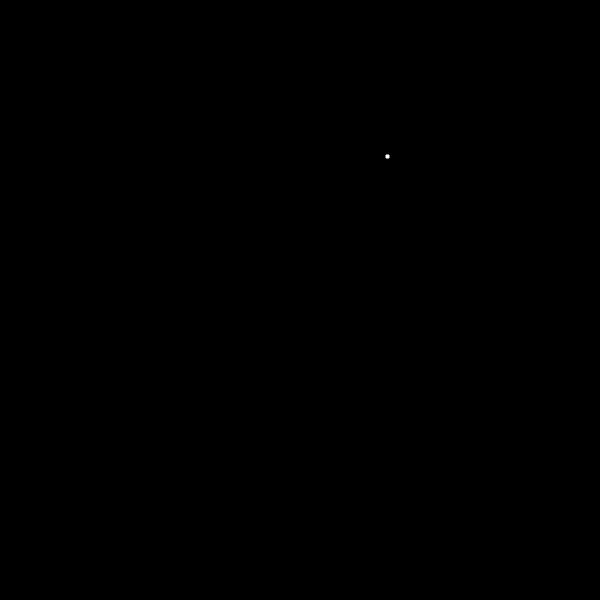
Frame 1 (no input)
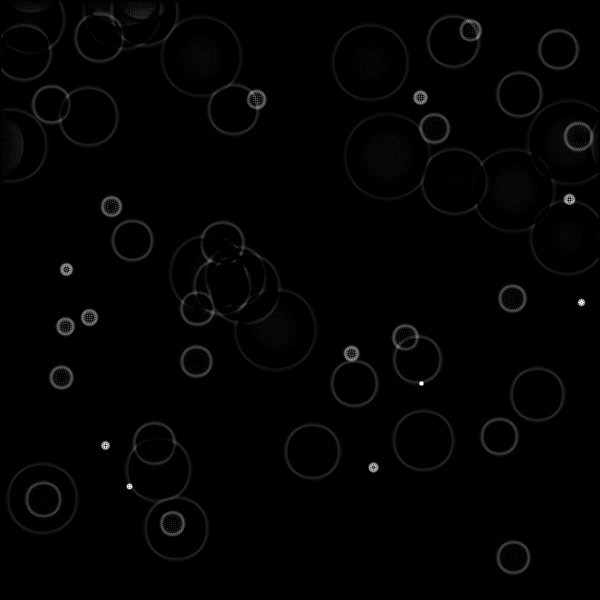
Frame 60 (the mouse pressed at the canvas centre just before this capture)
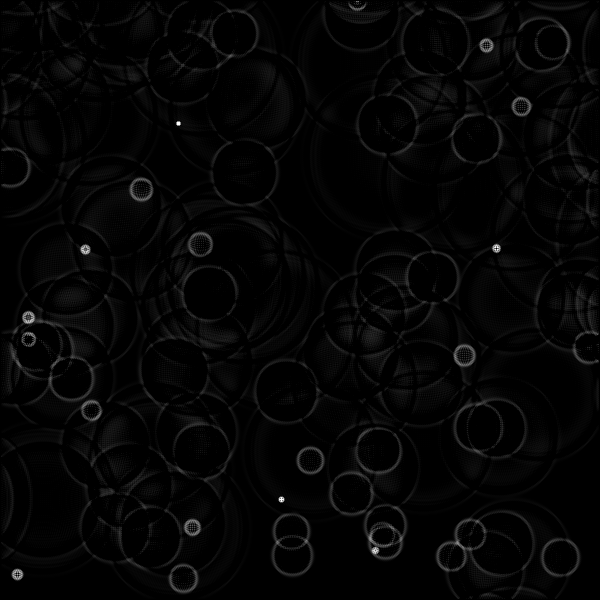
Frame 120 (the mouse held since frame 60 and released just before this capture)

The Processing sketch that drew these frames (run headless with seeded random() and noise(); from frame 60 on, the mouse is pressed at the canvas centre):

// Processing sketch: water2D
// ── water2D.pde
float[][] buffer1, buffer2;
float damping = 0.99;
int cols, rows;

void drawSquareInMatrix(int i, int j) {
  //buffer1[i][j] = 255;
  buffer1[i][j-1] = 255;
  buffer1[i+1][j-1] = 255;
  buffer1[i+1][j] = 255;
  buffer1[i+1][j+1] = 255;
  buffer1[i][j+1]= 255;
  buffer1[i-1][j+1] = 255;
  buffer1[i-1][j] = 255;
  buffer1[i-1][j-1] = 255;
}

void setup() {
  size(600, 600);
  cols = width;
  rows = height;
  buffer1 = new float[cols][rows];
  buffer2 = new float[cols][rows];
}

void draw() {
  background(0);
  //for (int i = 0; i < 3; i++)
  drawSquareInMatrix((int)random(width-2)+1, (int)random(height-2)+1);

  loadPixels();
  for (int i = 1; i < cols-1; i++) {
    for (int j = 1; j < rows-1; j++) {
      buffer2[i][j] = (buffer1[i-1][j] + buffer1[i+1][j] + buffer1[i][j+1] + buffer1[i][j-1]) / 2 - buffer2[i][j];
      buffer2[i][j] = buffer2[i][j] * damping;
      int index = j * cols + i;
      pixels[index] = color(buffer2[i][j]);
    }
  }
  updatePixels();

  float[][] tmp = buffer1;
  buffer1 = buffer2;
  buffer2 = tmp;
}
